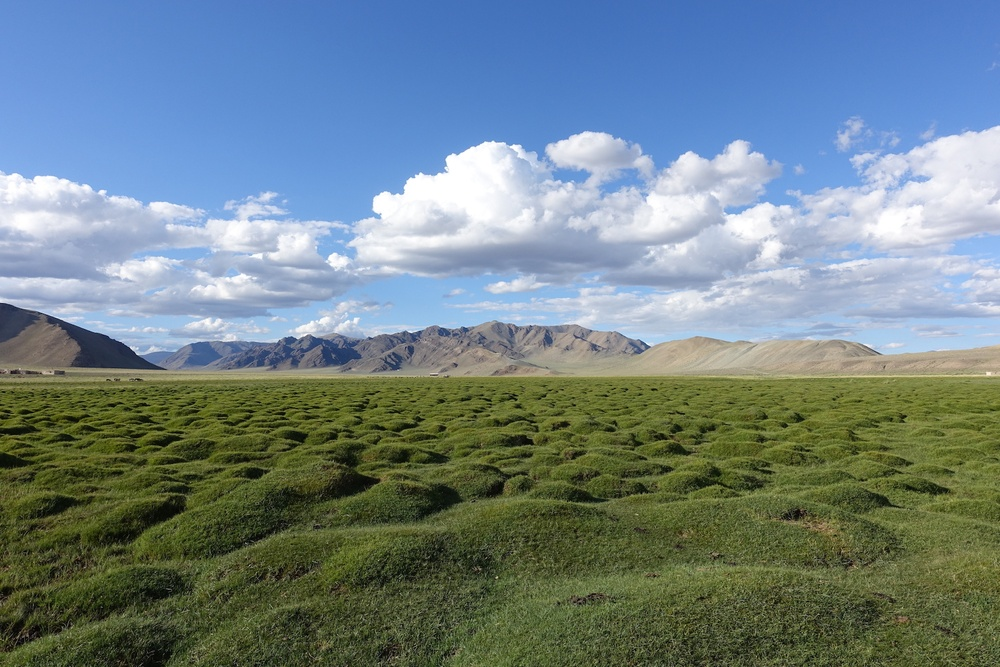
#> input picture ImageStitching/dataset/1.jpg, 1000 x 667 px, shrunk from 1620 x 1080 before the run
$ jupyter execute --allow-errors Image_Stitching.ipynb   (shell and % lines are left out)
#> lines starting #> are read from the running program, lines starting #| are printed output that depends on the picture; after the words box and inside, x2 and y2 are one past the last pixel; in counts of white or black regions, pixels touching at a corner belong together; long printed decimals are rounded
## Visulize dataset

[cell 1]
import numpy as np
import cv2
import matplotlib.pyplot as plt

img = cv2.imread('./dataset/1.jpg')
#> img is the input picture: shape (667, 1000, 3); mean B, G, R 135.3, 130.9, 112.3
gray= cv2.cvtColor(img,cv2.COLOR_BGR2GRAY)
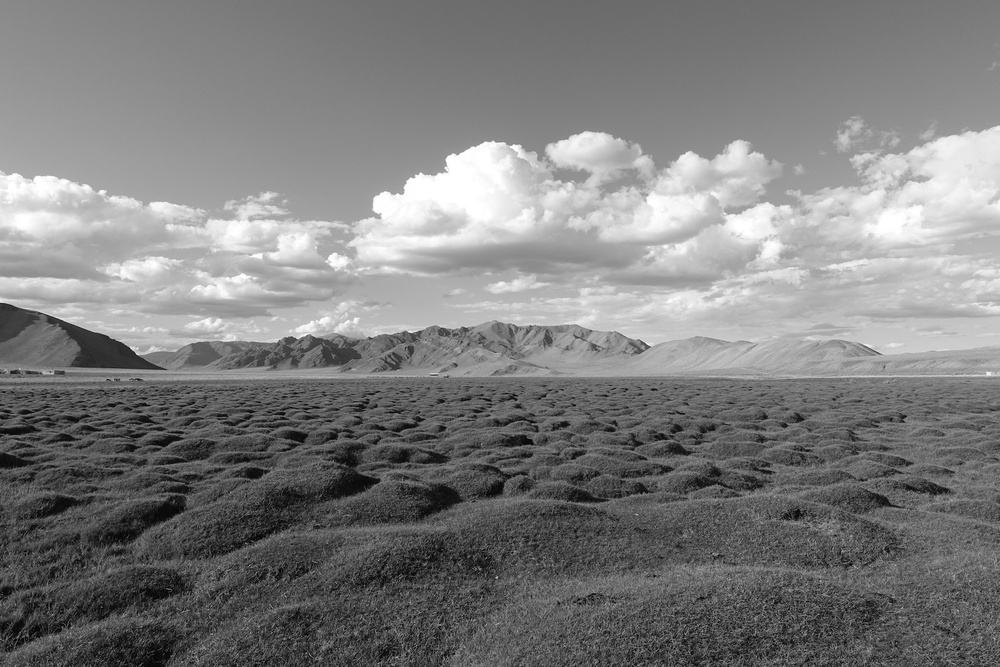
#> gray: shape (667, 1000); min 0, max 255, mean 125.8

plt.imshow(gray, cmap='gray')  # Use cmap='gray' for grayscale images
plt.axis('off')  # Turn off axis labels

# Basic SIFT detector

[cell 2]
# Initialize the SIFT detector
sift = cv2.SIFT_create()
print(dir(sift))

[cell 3]
kp = sift.detect(gray, None)
#> kp = 3645 keypoints; strongest (x, y, size): (475, 189, 65.7), (370, 338, 2.1), (647, 347, 3.1), (51, 320, 6.3)
print("Total keypoints: ", len(kp))
#| Total keypoints:  3645

img=cv2.drawKeypoints(img,kp,img, flags=cv2.DRAW_MATCHES_FLAGS_DRAW_RICH_KEYPOINTS)
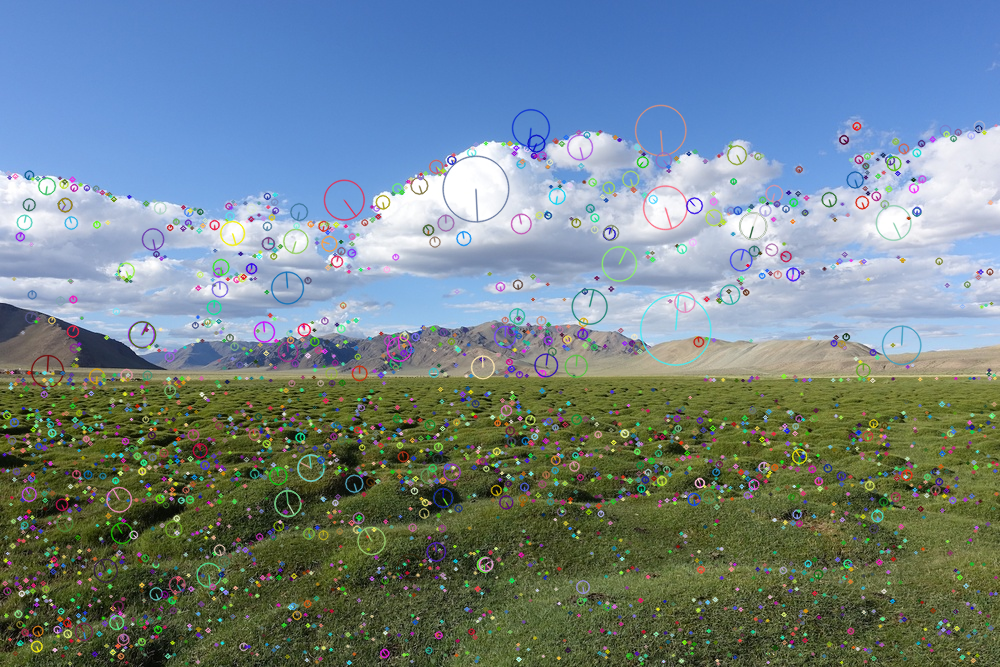
#> img: shape (667, 1000, 3); 14.05% of pixels changed, all inside (x1, y1, x2, y2) = (0, 104, 1000, 666)
plt.imshow(cv2.cvtColor(img, cv2.COLOR_BGR2RGB))

## Preprocess image, visualize invariant features

[cell 4]
# Load the image
original_img = cv2.imread('./dataset/1.jpg')

# Create test image by adding Scale Invariance and Rotational Invariance
smoothed_image = cv2.pyrDown(original_img)
height, width = smoothed_image.shape[:2]
#> height = 334; width = 500

# Calculate the rotation matrix
rotation_matrix = cv2.getRotationMatrix2D(center=(width / 2, height / 2), angle=45, scale=1)
rotation_matrix

[cell 5]
# Apply the rotation to the image using the warpAffine function
rotated_image = cv2.warpAffine(smoothed_image, rotation_matrix, (width, height))
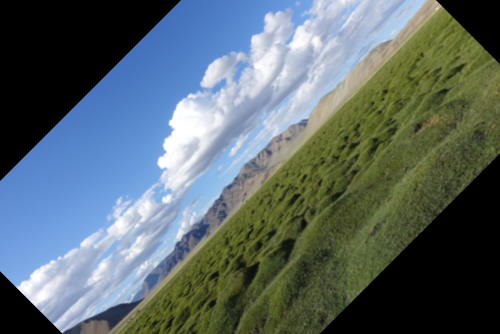
#> rotated_image: shape (334, 500, 3); mean B, G, R 107.5, 105.2, 91

# Display the images side by side
plt.subplot(1, 2, 1)
plt.imshow(cv2.cvtColor(original_img, cv2.COLOR_BGR2RGB))

plt.subplot(1, 2, 2)
plt.imshow(cv2.cvtColor(rotated_image, cv2.COLOR_BGR2RGB))
plt.show()

[cell 6]
gray= cv2.cvtColor(rotated_image, cv2.COLOR_BGR2GRAY)
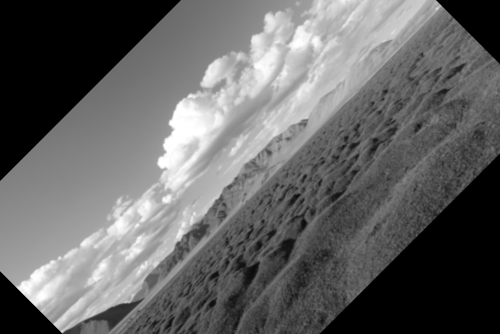
#> gray: shape (334, 500); min 0, max 255, mean 101.2
kp = sift.detect(gray,None)
#> kp = 831 keypoints; strongest (x, y, size): (37, 288, 23.8), (25, 288, 9), (57, 324, 4.9), (191, 141, 110.5)

print("Total keypoints of the rotation image:", len(kp))
#| Total keypoints of the rotation image: 831

## Compute and visualize SIFT matches

[cell 7]
orginal_gray =  cv2.cvtColor(original_img,cv2.COLOR_BGR2GRAY)
rotation_gray =  cv2.cvtColor(rotated_image,cv2.COLOR_BGR2GRAY)

original_keypoints, original_descriptor = sift.detectAndCompute(orginal_gray, None)
#> original_keypoints = 3645 keypoints; strongest (x, y, size): (475, 189, 65.7), (370, 338, 2.1), (647, 347, 3.1), (51, 320, 6.3)
rotation_keypoints, rotation_descriptor = sift.detectAndCompute(rotation_gray, None)
#> rotation_keypoints has the same summary as kp

# Create a Brute Force Matcher object.
# Use a brute-force matcher to find matches between the descriptors
bf = cv2.BFMatcher(cv2.NORM_L2)

# Perform the matching between the SIFT descriptors of the training image and the test image
matches = bf.match(original_descriptor, rotation_descriptor)
#> matches = 3645 matches

# The matches with shorter distance are the ones we want.
matches = sorted(matches, key = lambda x : x.distance)

# Draw matches on a new image
result = cv2.drawMatches(original_img, original_keypoints, rotated_image,
                         rotation_keypoints, matches[:5], None, flags=2)
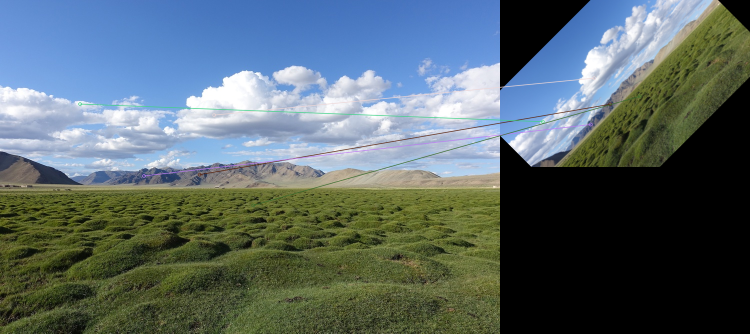
#> result: shape (667, 1500, 3) (shown at 1/2 size); mean B, G, R 107.7, 104.6, 89.8

# Display the result using Matplotlib
plt.imshow(cv2.cvtColor(result, cv2.COLOR_BGR2RGB))
plt.show()

[cell 8]
# Print the best matching feature between the original and rotation images
p1 = original_keypoints[matches[0].queryIdx].pt
#> p1 = (398.9, 348.8)
p2 = rotation_keypoints[matches[0].trainIdx].pt
#> p2 = (219.5, 208.2)
print("p1 = ", p1,", p2 = ", p2)
#| p1 =  (398.939, 348.759) , p2 =  (219.547, 208.156)

## Basic image stitching with 2 images

[cell 9]
src_img = cv2.imread('dataset/1.jpg')
tar_img = cv2.imread('dataset/2.jpg')
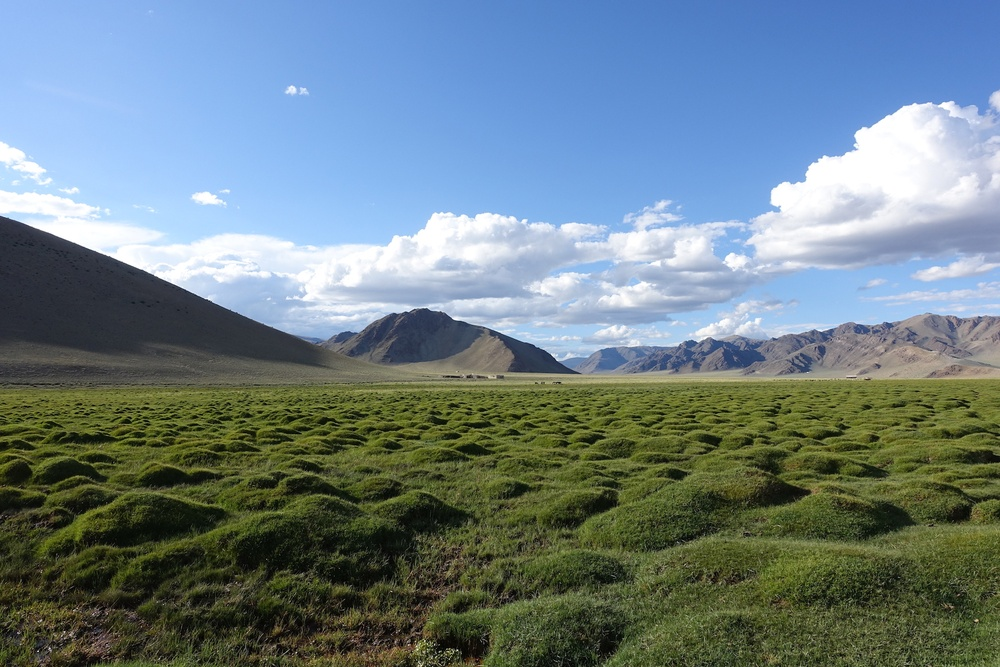
#> input picture ImageStitching/dataset/2.jpg, 1000 x 667 px, shrunk from 1620 x 1080 before the run
#> tar_img is the input picture: shape (667, 1000, 3); mean B, G, R 134, 127.9, 109.2

# Display the images side by side
plt.subplot(1, 2, 1)
plt.imshow(cv2.cvtColor(src_img, cv2.COLOR_BGR2RGB))

plt.subplot(1, 2, 2)
plt.imshow(cv2.cvtColor(tar_img, cv2.COLOR_BGR2RGB))
plt.show()

[cell 10]
src_gray = cv2.cvtColor(src_img, cv2.COLOR_BGR2GRAY)
tar_gray = cv2.cvtColor(tar_img, cv2.COLOR_BGR2GRAY)
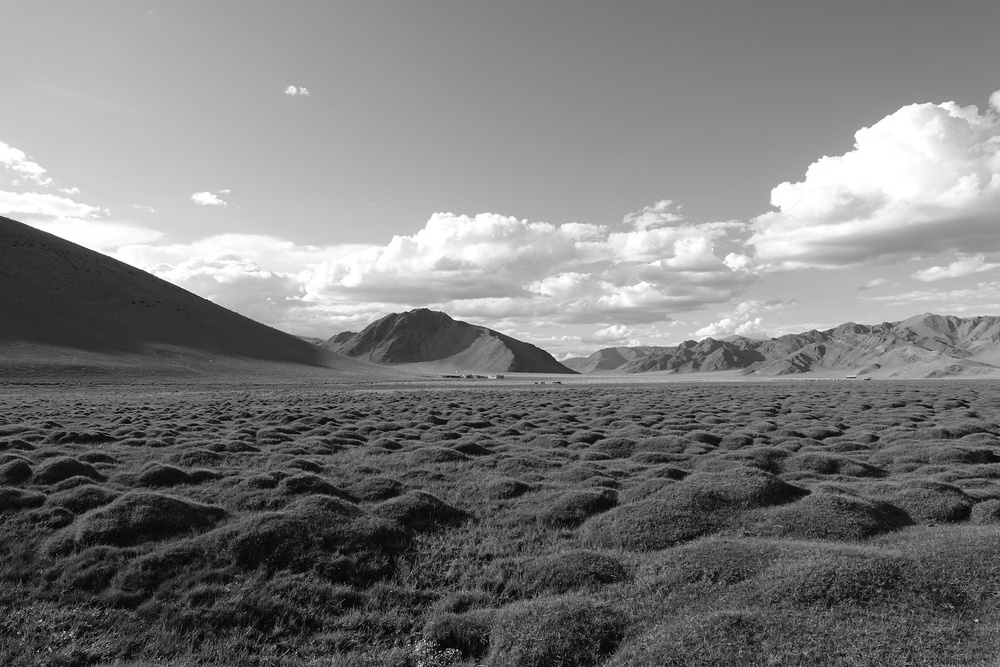
#> tar_gray: shape (667, 1000); min 0, max 255, mean 123

SIFT_detector = cv2.SIFT_create()
kp1, des1 = SIFT_detector.detectAndCompute(src_gray, None)
#> kp1 has the same summary as original_keypoints
kp2, des2 = SIFT_detector.detectAndCompute(tar_gray, None)
#> kp2 = 4113 keypoints; strongest (x, y, size): (976, 620, 2), (529, 358, 22.3), (418, 333, 43.7), (468, 377, 1.9)

[cell 11]
# Create a Brute Force Matcher object.
bf = cv2.BFMatcher(cv2.NORM_L2)
matches = bf.match(des1, des2)
# The matches with shorter distance are the ones we want.
matches = sorted(matches, key = lambda x : x.distance)
print(len(matches))
#| 3645

[cell 12]
pts1 = np.float32([ kp1[matches[i].queryIdx].pt for i in range(10)]).reshape(-1,1,2)
#> pts1 = [[314.9, 365.4], [301.9, 339.4], [324.4, 320.5], [287.6, 351.4], [274.7, 194.3], [96.42, 375.9], [423.5, 327.5], [274, 318.3], [327.2, 232.1], [213.6, 307.1]]
pts2 = np.float32([ kp2[matches[i].trainIdx].pt for i in range(10)]).reshape(-1,1,2)
#> pts2 = [[716.5, 368.4], [702.3, 342.5], [724.3, 322.7], [688.5, 355], [668.7, 201.9], [527.1, 379.4], [835.7, 325.1], [673.8, 322.8], [722.7, 232.5], [618.8, 315.2]]
print("p1 = ", pts1)
#| p1 =  [[[314.864 365.406]]
#|  [[301.919 339.385]]
#|  [[324.363 320.5486 ]]
#|  [[287.589 351.400]]
#|  [[274.7257  194.312]]
#|  [[ 96.419 375.943]]
#|  [[423.468 327.4989 ]]
#|  [[273.985 318.293]]
#|  [[327.237 232.092]]
#|  [[213.6482  307.138]]]
print("p2 = ", pts2)
#| p2 =  [[[716.5199  368.402]]
#|  [[702.284   342.5169 ]]
#|  [[724.3482  322.653  ]]
#|  [[688.4697  354.998]]
#|  [[668.7453  201.859]]
#|  [[527.109 379.350]]
#|  [[835.6528  325.051]]
#|  [[673.815 322.774]]
#|  [[722.6662  232.5192 ]]
#|  [[618.7816  315.183]]]

[cell 13]
# estimate the homography between the sets of points
(H, status) = cv2.findHomography(pts1, pts2, cv2.RANSAC)
#> H = [[0.357, 0.0296, 446.8], [-0.243, 0.798, 77.67], [-0.000634, -1.32e-05, 1]]; status = [1, 1, 1, 1, 1, 1, 1, 1, 1, 1]
print(H)
#| [[ 3.56899354e-01  2.96184003e-02  4.46800943e+02]
#|  [-2.42562408e-01  7.98390024e-01  7.76682623e+01]
#|  [-6.34221384e-04 -1.32259736e-05  1.00000000e+00]]

h1, w1 = src_img.shape[:2]
#> h1 = 667; w1 = 1000
h2, w2 = tar_img.shape[:2]
#> h2 = 667; w2 = 1000

result = cv2.warpPerspective(src_img, H, (w1+w2, h1))
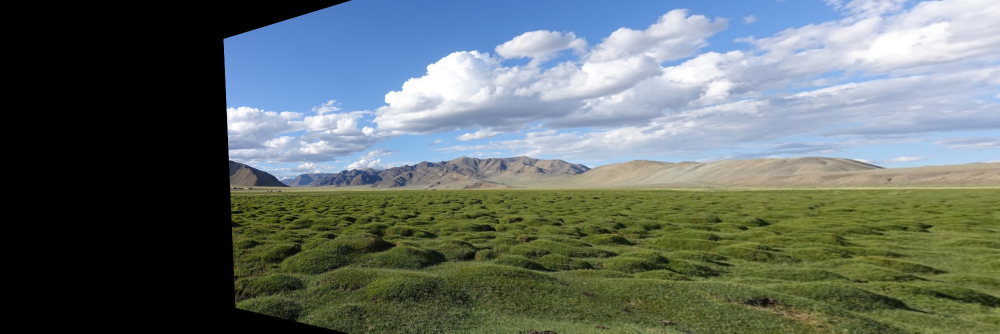
#> result: shape (667, 2000, 3) (shown at 1/2 size); mean B, G, R 104.9, 108.7, 98.2
# result[0:h2, 0:w2] = tar_img

[cell 14]
# Display the images side by side
plt.subplot(3, 1, 1)
plt.imshow(cv2.cvtColor(src_img, cv2.COLOR_BGR2RGB))

plt.subplot(3, 1, 2)
plt.imshow(cv2.cvtColor(tar_img, cv2.COLOR_BGR2RGB))

plt.subplot(3, 1, 3)
plt.imshow(cv2.cvtColor(result, cv2.COLOR_BGR2RGB))

plt.show()
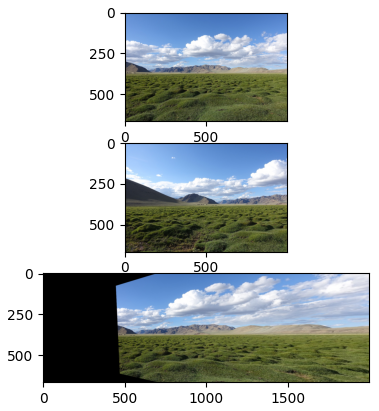
#> figure drawn by matplotlib, 3 panels
#> `kp2, des2 = SIFT_detector.detectAndCompute(dest_gray, None)`: kp2 has the same summary as original_keypoints
#> pass 3 of the loop `for i in range(1, 8):`:
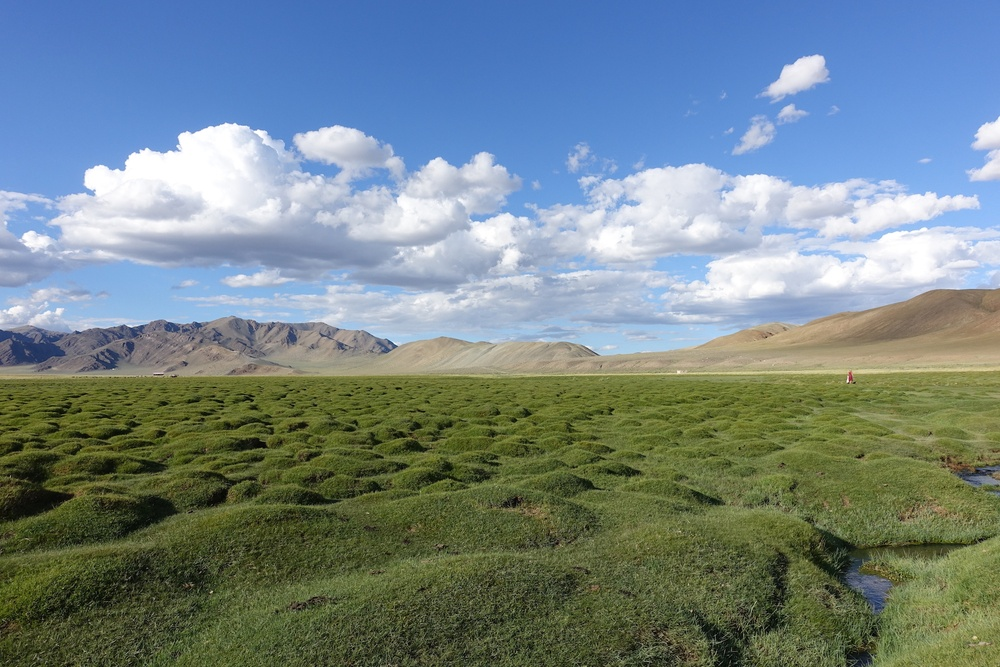
#> input picture ImageStitching/dataset/3.jpg, 1000 x 667 px, shrunk from 1620 x 1080 before the run
#> img_color is the input picture: shape (667, 1000, 3); mean B, G, R 135.9, 133.5, 116.2
#> `dest_gray = cv2.cvtColor(img_color, cv2.COLOR_BGR2GRAY)`:
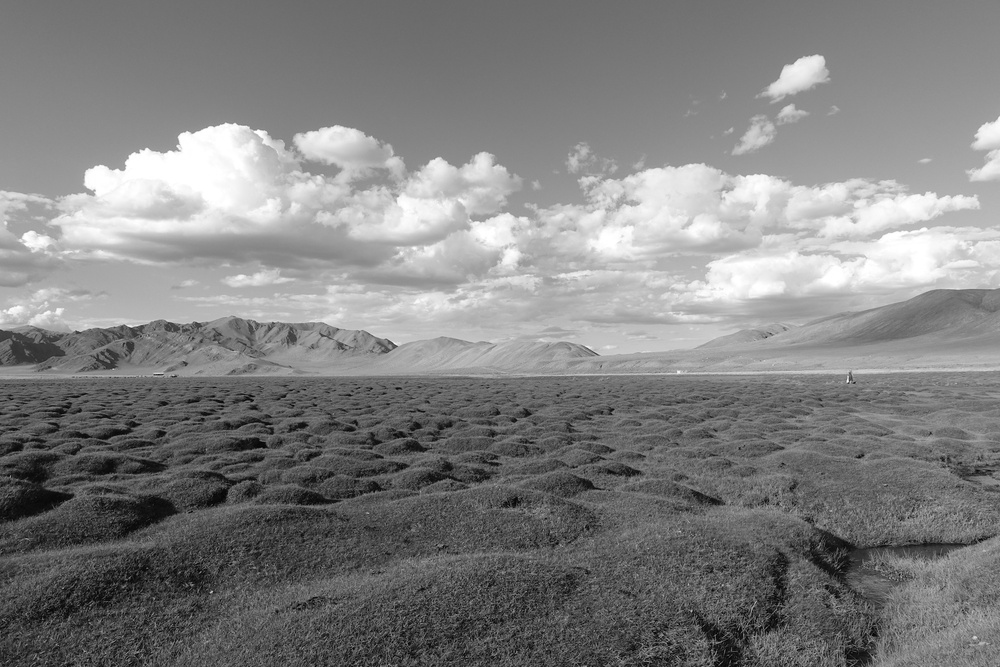
#> dest_gray: shape (667, 1000); min 1, max 255, mean 128.6
#> `kp2, des2 = SIFT_detector.detectAndCompute(dest_gray, None)`: kp2 = 3234 keypoints; strongest (x, y, size): (803, 72, 23.6), (213, 172, 71.8), (131, 326, 1.9), (975, 637, 2.4)

### Stitching multiple images

[cell 15]
img0 = cv2.imread('dataset/1.jpg')
src_gray = cv2.cvtColor(img0, cv2.COLOR_BGR2GRAY)
SIFT_detector = cv2.SIFT_create()
bf = cv2.BFMatcher(cv2.NORM_L2)
kp1, des1 = SIFT_detector.detectAndCompute(src_gray, None)
#> (the rest of this cell did not finish here and is left out)

## Image stitching using opencv

[cell 16]
imgs = []
#> imgs = []
#> pass 3 of the loop `for i in range(3):`:
for i in range(3):
  imgs.append(cv2.imread('dataset/{}.jpg'.format(i+1)))

[cell 17]
def stitch_images(images):
    # Create a Stitcher object
    stitcher = cv2.Stitcher_create()

    # Stitch the images together
    # output status, result image
    _ , result = stitcher.stitch(images)
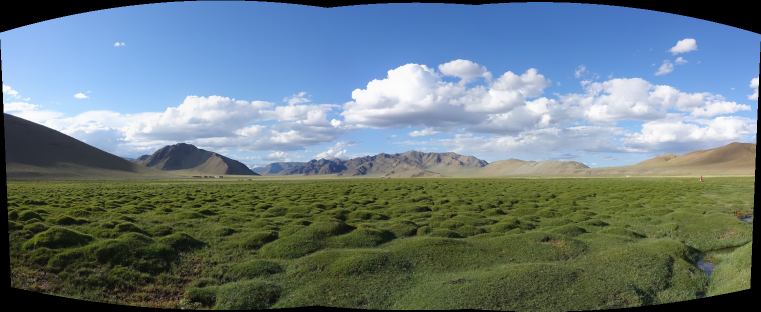
#> result: shape (623, 1522, 3) (shown at 1/2 size); mean of channels 0, 1, 2 127.5, 123.1, 105.6; drawn as B, G, R

    # Return the result
    return result

[cell 18]
result = stitch_images(imgs)

plt.imshow(cv2.cvtColor(result, cv2.COLOR_BGR2RGB))
plt.show()
